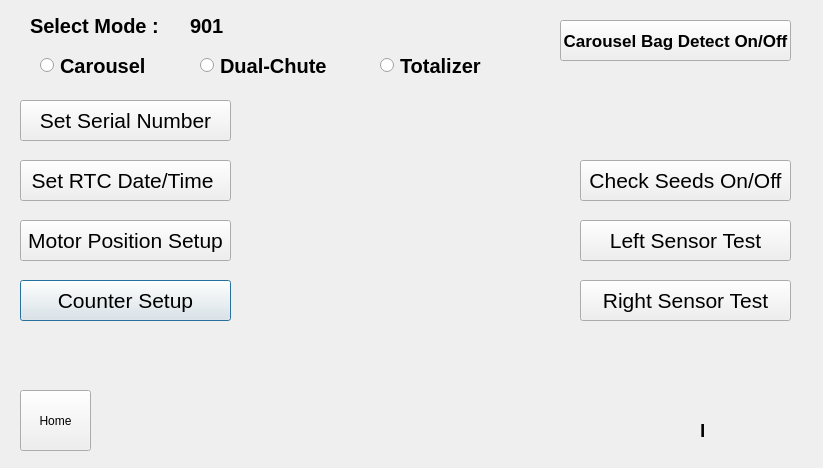
<?xml version="1.0" encoding="UTF-8"?>
<ui version="4.0">
 <class>Service</class>
 <widget class="QDialog" name="Service">
  <property name="geometry">
   <rect>
    <x>0</x>
    <y>0</y>
    <width>823</width>
    <height>468</height>
   </rect>
  </property>
  <property name="windowTitle">
   <string>Service</string>
  </property>
  <property name="modal">
   <bool>true</bool>
  </property>
  <widget class="QPushButton" name="btnCounterSetup">
   <property name="geometry">
    <rect>
     <x>20</x>
     <y>280</y>
     <width>211</width>
     <height>41</height>
    </rect>
   </property>
   <property name="font">
    <font>
     <family>Arial</family>
     <pointsize>16</pointsize>
    </font>
   </property>
   <property name="text">
    <string>Counter Setup</string>
   </property>
  </widget>
  <widget class="QPushButton" name="btnHome">
   <property name="geometry">
    <rect>
     <x>20</x>
     <y>390</y>
     <width>71</width>
     <height>61</height>
    </rect>
   </property>
   <property name="text">
    <string>Home</string>
   </property>
  </widget>
  <widget class="QPushButton" name="btnSetSerialNo">
   <property name="geometry">
    <rect>
     <x>20</x>
     <y>100</y>
     <width>211</width>
     <height>41</height>
    </rect>
   </property>
   <property name="font">
    <font>
     <family>Arial</family>
     <pointsize>16</pointsize>
    </font>
   </property>
   <property name="text">
    <string>Set Serial Number</string>
   </property>
  </widget>
  <widget class="QLabel" name="lblSerialNumber">
   <property name="geometry">
    <rect>
     <x>240</x>
     <y>110</y>
     <width>551</width>
     <height>31</height>
    </rect>
   </property>
   <property name="font">
    <font>
     <family>Arial</family>
     <pointsize>18</pointsize>
    </font>
   </property>
   <property name="text">
    <string/>
   </property>
  </widget>
  <widget class="QPushButton" name="btnSetRTC">
   <property name="geometry">
    <rect>
     <x>20</x>
     <y>160</y>
     <width>211</width>
     <height>41</height>
    </rect>
   </property>
   <property name="font">
    <font>
     <family>Arial</family>
     <pointsize>16</pointsize>
    </font>
   </property>
   <property name="text">
    <string>Set RTC Date/Time </string>
   </property>
  </widget>
  <widget class="QLabel" name="lblRTC">
   <property name="geometry">
    <rect>
     <x>240</x>
     <y>170</y>
     <width>331</width>
     <height>31</height>
    </rect>
   </property>
   <property name="font">
    <font>
     <family>Arial</family>
     <pointsize>18</pointsize>
    </font>
   </property>
   <property name="text">
    <string/>
   </property>
  </widget>
  <widget class="QLabel" name="lblDateTime">
   <property name="geometry">
    <rect>
     <x>700</x>
     <y>410</y>
     <width>111</width>
     <height>41</height>
    </rect>
   </property>
   <property name="font">
    <font>
     <family>Arial</family>
     <pointsize>14</pointsize>
     <weight>75</weight>
     <bold>true</bold>
    </font>
   </property>
   <property name="text">
    <string>l</string>
   </property>
  </widget>
  <widget class="QPushButton" name="btnRotaryHome">
   <property name="geometry">
    <rect>
     <x>20</x>
     <y>220</y>
     <width>211</width>
     <height>41</height>
    </rect>
   </property>
   <property name="font">
    <font>
     <family>Arial</family>
     <pointsize>16</pointsize>
    </font>
   </property>
   <property name="text">
    <string>Motor Position Setup</string>
   </property>
  </widget>
  <widget class="QLabel" name="lblSelectMode">
   <property name="geometry">
    <rect>
     <x>30</x>
     <y>10</y>
     <width>151</width>
     <height>31</height>
    </rect>
   </property>
   <property name="font">
    <font>
     <family>Arial</family>
     <pointsize>15</pointsize>
     <weight>75</weight>
     <bold>true</bold>
    </font>
   </property>
   <property name="text">
    <string>Select Mode :</string>
   </property>
  </widget>
  <widget class="QRadioButton" name="rbModeCarousel">
   <property name="geometry">
    <rect>
     <x>40</x>
     <y>50</y>
     <width>121</width>
     <height>31</height>
    </rect>
   </property>
   <property name="font">
    <font>
     <family>Arial</family>
     <pointsize>15</pointsize>
     <weight>75</weight>
     <bold>true</bold>
    </font>
   </property>
   <property name="text">
    <string>Carousel</string>
   </property>
  </widget>
  <widget class="QRadioButton" name="rbModeDualChute">
   <property name="geometry">
    <rect>
     <x>200</x>
     <y>50</y>
     <width>141</width>
     <height>31</height>
    </rect>
   </property>
   <property name="font">
    <font>
     <family>Arial</family>
     <pointsize>15</pointsize>
     <weight>75</weight>
     <bold>true</bold>
    </font>
   </property>
   <property name="text">
    <string>Dual-Chute</string>
   </property>
  </widget>
  <widget class="QRadioButton" name="rbModeTotalizer">
   <property name="geometry">
    <rect>
     <x>380</x>
     <y>50</y>
     <width>121</width>
     <height>31</height>
    </rect>
   </property>
   <property name="font">
    <font>
     <family>Arial</family>
     <pointsize>15</pointsize>
     <weight>75</weight>
     <bold>true</bold>
    </font>
   </property>
   <property name="text">
    <string>Totalizer</string>
   </property>
  </widget>
  <widget class="QLabel" name="lblModelNumber">
   <property name="geometry">
    <rect>
     <x>190</x>
     <y>10</y>
     <width>251</width>
     <height>31</height>
    </rect>
   </property>
   <property name="font">
    <font>
     <family>Arial</family>
     <pointsize>15</pointsize>
     <weight>75</weight>
     <bold>true</bold>
    </font>
   </property>
   <property name="text">
    <string>901</string>
   </property>
  </widget>
  <widget class="QPushButton" name="btnBagSensor">
   <property name="geometry">
    <rect>
     <x>560</x>
     <y>20</y>
     <width>231</width>
     <height>41</height>
    </rect>
   </property>
   <property name="font">
    <font>
     <family>Arial</family>
     <pointsize>13</pointsize>
     <weight>75</weight>
     <bold>true</bold>
    </font>
   </property>
   <property name="text">
    <string>Carousel Bag Detect On/Off</string>
   </property>
  </widget>
  <widget class="QPushButton" name="btnLeftSensor">
   <property name="geometry">
    <rect>
     <x>580</x>
     <y>220</y>
     <width>211</width>
     <height>41</height>
    </rect>
   </property>
   <property name="font">
    <font>
     <family>Arial</family>
     <pointsize>16</pointsize>
    </font>
   </property>
   <property name="text">
    <string>Left Sensor Test</string>
   </property>
  </widget>
  <widget class="QPushButton" name="btnRightSensor">
   <property name="geometry">
    <rect>
     <x>580</x>
     <y>280</y>
     <width>211</width>
     <height>41</height>
    </rect>
   </property>
   <property name="font">
    <font>
     <family>Arial</family>
     <pointsize>16</pointsize>
    </font>
   </property>
   <property name="text">
    <string>Right Sensor Test</string>
   </property>
  </widget>
  <widget class="QPushButton" name="btnCheckSeeds">
   <property name="geometry">
    <rect>
     <x>580</x>
     <y>160</y>
     <width>211</width>
     <height>41</height>
    </rect>
   </property>
   <property name="font">
    <font>
     <family>Arial</family>
     <pointsize>16</pointsize>
    </font>
   </property>
   <property name="text">
    <string>Check Seeds On/Off</string>
   </property>
  </widget>
 </widget>
 <resources/>
 <connections/>
</ui>
